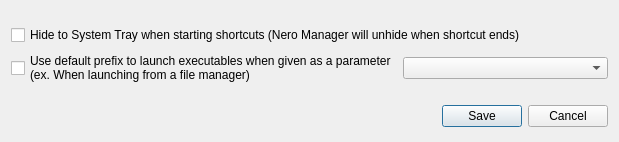
<?xml version="1.0" encoding="UTF-8"?>
<ui version="4.0">
 <class>NeroManagerPreferences</class>
 <widget class="QDialog" name="NeroManagerPreferences">
  <property name="geometry">
   <rect>
    <x>0</x>
    <y>0</y>
    <width>619</width>
    <height>142</height>
   </rect>
  </property>
  <property name="windowTitle">
   <string>Manager Preferences</string>
  </property>
  <property name="modal">
   <bool>true</bool>
  </property>
  <layout class="QVBoxLayout" name="verticalLayout">
   <item>
    <layout class="QVBoxLayout" name="options">
     <property name="topMargin">
      <number>10</number>
     </property>
     <property name="bottomMargin">
      <number>10</number>
     </property>
     <item>
      <widget class="QCheckBox" name="shortcutHide">
       <property name="text">
        <string>Hide to System Tray when starting shortcuts (Nero Manager will unhide when shortcut ends)</string>
       </property>
      </widget>
     </item>
     <item>
      <layout class="QHBoxLayout" name="defaultPrefixStartBox">
       <item>
        <widget class="QCheckBox" name="defaultPrefixStart">
         <property name="text">
          <string>Use default prefix to launch executables when given as a parameter
(ex. When launching from a file manager)</string>
         </property>
        </widget>
       </item>
       <item>
        <widget class="QComboBox" name="defaultPrefix">
         <property name="placeholderText">
          <string>Select Default Prefix</string>
         </property>
        </widget>
       </item>
      </layout>
     </item>
    </layout>
   </item>
   <item>
    <widget class="QDialogButtonBox" name="buttonBox">
     <property name="orientation">
      <enum>Qt::Horizontal</enum>
     </property>
     <property name="standardButtons">
      <set>QDialogButtonBox::Cancel|QDialogButtonBox::Save</set>
     </property>
    </widget>
   </item>
  </layout>
 </widget>
 <resources/>
 <connections>
  <connection>
   <sender>buttonBox</sender>
   <signal>accepted()</signal>
   <receiver>NeroManagerPreferences</receiver>
   <slot>accept()</slot>
   <hints>
    <hint type="sourcelabel">
     <x>248</x>
     <y>254</y>
    </hint>
    <hint type="destinationlabel">
     <x>157</x>
     <y>274</y>
    </hint>
   </hints>
  </connection>
  <connection>
   <sender>buttonBox</sender>
   <signal>rejected()</signal>
   <receiver>NeroManagerPreferences</receiver>
   <slot>reject()</slot>
   <hints>
    <hint type="sourcelabel">
     <x>316</x>
     <y>260</y>
    </hint>
    <hint type="destinationlabel">
     <x>286</x>
     <y>274</y>
    </hint>
   </hints>
  </connection>
 </connections>
</ui>
